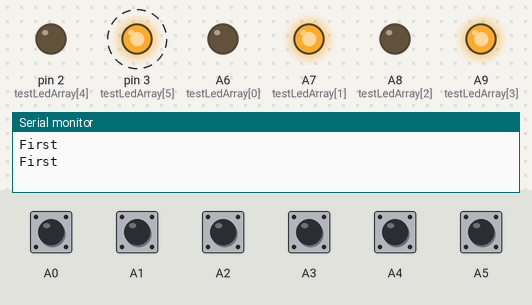
The sketch below on a simulated Teensy 4. Shown: output pins drawn as LEDs (lit = HIGH), the last lines printed to the serial monitor. Dashed ring = blinking. The test bench sets the inputs (shaded band); at power-on: A0–5 HIGH.

Above: at 1.2 s.
1.3 s: A1 pulled LOW for 1 s
At 1.75 s:
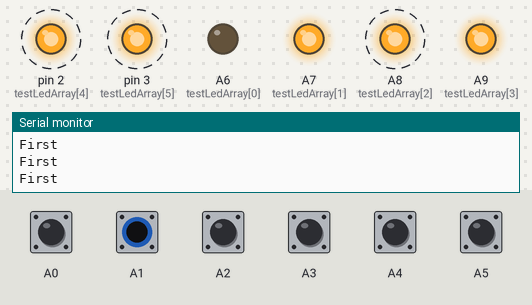
4.5 s: A2 pulled LOW for 0.15 s
At 4.82 s:
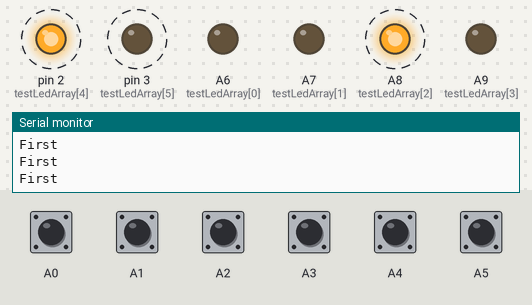
7.5 s: A3 pulled LOW for 1 s
At 7.58 s:
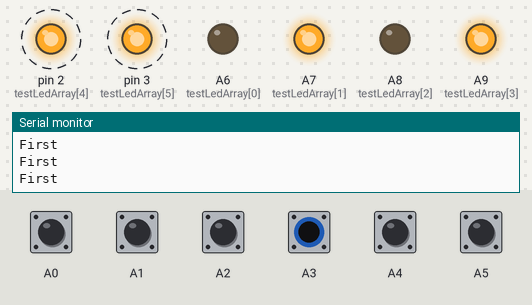
10.5 s: A3 pulled LOW for 0.15 s
At 11.59 s:
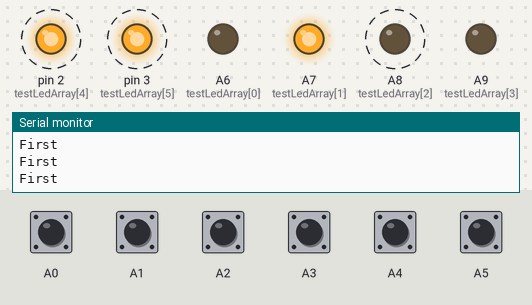
13.6 s: A4 pulled LOW for 1 s
17.1 s: A2 pulled LOW for 1 s
Timing chart, 0 to 22.1 s (numbered marks = the images above; inputs shaded):
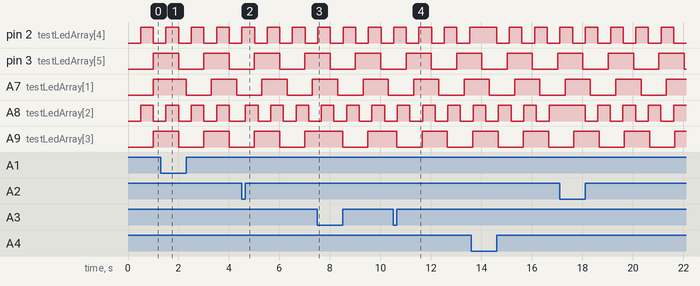

Measured:
- by itself, pin 2 (testLedArray[4]), A8 (testLedArray[2]): alternates HIGH for 0.50 s and LOW for 0.50 s
- by itself, pin 3 (testLedArray[5]), A7 (testLedArray[1]), A9 (testLedArray[3]): alternates HIGH for 1.0 s and LOW for 1.0 s

The sketch:

Controller_v0.3.ino
```cpp
//Program for controling multiple teensy's that each control a set number of led strips
//Serial 1 = 0,1, serial 2 = 9,10, serial 3 = 7,8

//Inlcudes
#include "Communication.h"
#include "input.h"

//Defines
#define NUM_SLAVES 3
#define NUM_LEDSTRIPS 4 //per slave
#define NUM_INPUTS 6//Per controller
#define BAUD_RATE 9600

//Objects
Communication* S1;
Communication* S2;
Communication* S3;
Input* input;

//Global vars
uint8_t inputsArray[NUM_INPUTS] = {14, 15, 16, 17, 18, 19};//Change the numbers, but DO NOT DELETE THIS ARRAY
uint8_t testLedArray[NUM_INPUTS] = {20, 21, 22, 23, 2, 3};

//Locale vars
uint32_t _inputs;
unsigned long _currentTime;
unsigned long _oldTime[NUM_INPUTS] = {0, 0, 0, 0, 0, 0};
unsigned long pulsePeriod[NUM_INPUTS] = {500, 1000, 500, 1000, 500, 1000};
boolean pulsing[NUM_INPUTS] = {false, false, false, false, false, false};
boolean _startSync;

void setup() {
  Serial.begin(9600);//Just for debugging.
  for (int i = 0; i < NUM_INPUTS; i++)
  {
    pinMode(testLedArray[i], OUTPUT);
  }
  S1 = new Communication(1, BAUD_RATE);
  S2 = new Communication(2, BAUD_RATE);
  S3 = new Communication(3, BAUD_RATE);
  input = new Input(NUM_INPUTS, inputsArray);
  input->Begin();
  _inputs = 0;
  _startSync = false;
  _currentTime = millis();
}

void loop()
{
  _inputs = input->readInputs();//Read inputs
  if (_inputs > 0) //A input is high (or more)
  {
    //Reset all, so when somebody lets go will notice
    for(int i = 0; i < NUM_INPUTS; i++)
    {
      pulsing[i]= false;
    }
    _currentTime = millis();
    if ((_inputs & (1 << 0)) == 1)
    {
      if (_currentTime - _oldTime[0] > pulsePeriod[0])
      {
        Serial.println("First");
        _oldTime[0] = _currentTime;
        pulsing[0]= true;
      }
    }
    if ((_inputs & (1 << 1)) == 2)
    {
      if (_currentTime - _oldTime[1] > pulsePeriod[1])
      {
        digitalWrite(testLedArray[1], !digitalRead(testLedArray[1]));
        _oldTime[1] = _currentTime;
        pulsing[1]= true;
      }
    }
    if ((_inputs & (1 << 2)) == 4)
    {
      if (_currentTime - _oldTime[2] > pulsePeriod[2])
      {
        digitalWrite(testLedArray[2], !digitalRead(testLedArray[2]));
        _oldTime[2] = _currentTime;
        pulsing[2]= true;
      }
    }
    if ((_inputs & (1 << 3)) == 8)
    {
      if (_currentTime - _oldTime[3] > pulsePeriod[3])
      {
        digitalWrite(testLedArray[3], !digitalRead(testLedArray[3]));
        _oldTime[3] = _currentTime;
        pulsing[3]= true;
      }
    }
    if ((_inputs & (1 << 4)) == 16)
    {
      if (_currentTime - _oldTime[4] > pulsePeriod[4])
      {
        digitalWrite(testLedArray[4], !digitalRead(testLedArray[4]));
        _oldTime[4] = _currentTime;
        pulsing[4]= true;
      }
    }
    if ((_inputs & (1 << 5)) == 32)
    {
      if (_currentTime - _oldTime[5] > pulsePeriod[5])
      {
        digitalWrite(testLedArray[5], !digitalRead(testLedArray[5]));
        _oldTime[5] = _currentTime;
        pulsing[5]= true;
      }
    }
    //Check if all pulses are active, if start adjusting the pulsing time
    checkSync();
    if(_startSync)
    {
      for(int i = 0; i < NUM_INPUTS; i++)
      {
        _oldTime[i] = 0;
      }
    }
  }
  else
  {
    //Nothing inplemented, idle state
  }

}

//Check if all inputs are pressed
void checkSync()
{
  if(pulsing[0] == 1 && pulsing[1] == 1 &&pulsing[2] == 1 &&
  pulsing[3] == 1 && pulsing[4] == 1 && pulsing[5] == 1)
  {
    _startSync = true;
  }
  else
  {
    _startSync = false;
  }
}


/*Logic of program:
    Read inputs
    Send when a pulse is needed, keep track off how many per second, a timer per pulse you send
    Loop until all inputs are HIGH
    Adjust when the pulses are given so that they start syncen
    Finish syncen for a set number of pulses
    Glow tree
    Wait a certain amount of time and restart.
*/
```

Communication.cpp
```cpp
#include "Communication.h"

//Public functions

Communication::Communication(uint8_t port, uint32_t baudrate)
{
  this->baudRate = baudrate;
  this->port = port;
}

void Communication::Begin()
{
  switch(this->port){
    case 1:
      Serial1.begin(this->baudRate);
      break;
      case 2:
       Serial2.begin(this->baudRate);
        break;
        case 3:
        Serial3.begin(this->baudRate);
          break;
          default:
            //Set error value, not inplemented yet
            break;
  }
}

//Not needed for first prototype
String Communication::readSerialPort()
{
  switch(this->port){
    case 1:
      break;
      case 2:
        break;
        case 3:
          break;
          default:
            //Set error value, not inplemented yet
            break;
  }
  return "ERROR";
}

uint8_t Communication::sendMessage(String message)
{
  uint8_t rv = 0;
  switch(this->port){
    case 1:
      Serial1.println(_format(message));
      break;
      case 2:
       Serial2.println(_format(message));
        break;
        case 3:
        Serial3.println(_format(message));
          break;
          default:
            rv = -1;
            //Set error value, not inplemented yet
            break;
  }
  return rv;
}

//Private functions
String Communication::_format(String message)
{
  String temp = "#";
  temp.concat(message);
  temp.concat('@');
  return temp;
}
```

Communication.h
```cpp
#pragma once

#include <Arduino.h>

class Communication
{
  private:
    int baudRate;
    int port;

    String _format(String message);//Function tested

  public:
    Communication(uint8_t port, uint32_t baudrate);
    void Begin();
    String readSerialPort();
    uint8_t sendMessage(String message);
};
```

input.cpp
```cpp
#include "input.h"

//Public functions

Input::Input(uint8_t numinputs, uint8_t* arrayinputs)
{
  this->numinputs = numinputs;
  this->arrayinputs = arrayinputs;
}

void Input::Begin()
{
  for(int i = 0; i < this->numinputs; i++)
  {
    pinMode(this->arrayinputs[i], INPUT_PULLUP);
  }
}

int Input::readInputs()
{
  uint8_t temp[this->numinputs] = {};
  for(int i = 0; i < this->numinputs; i++)
  {
    temp[i] = digitalRead(this->arrayinputs[i]);//Or a read function for ultrasoon
  }
  return formatByte(temp);
}

//Private functions

int Input::formatByte(uint8_t* values)//Tested
{
  uint32_t rv = 0;
  uint32_t temp = 0;
  for(int i = 0; i < this->numinputs; i++)
  {
    temp = values[i];
    temp = temp << i;
    rv |= temp;
  }
  return rv;
}
```

input.h
```cpp
#pragma once

#include <Arduino.h>

class Input
{
  private:
    int numinputs;
    uint8_t* arrayinputs;//Pointer to an global array, tested
    int formatByte(uint8_t* values);

  public:
    //Constructor sets the number of intputs and which pins that can be found as a global array.
    Input(uint8_t numinputs, uint8_t* arrayinputs);
    void Begin();
    //Returns a int where each bit resembles an input, if the value is 0x03 then input 1 and 2 are high
    int readInputs();

};
```
